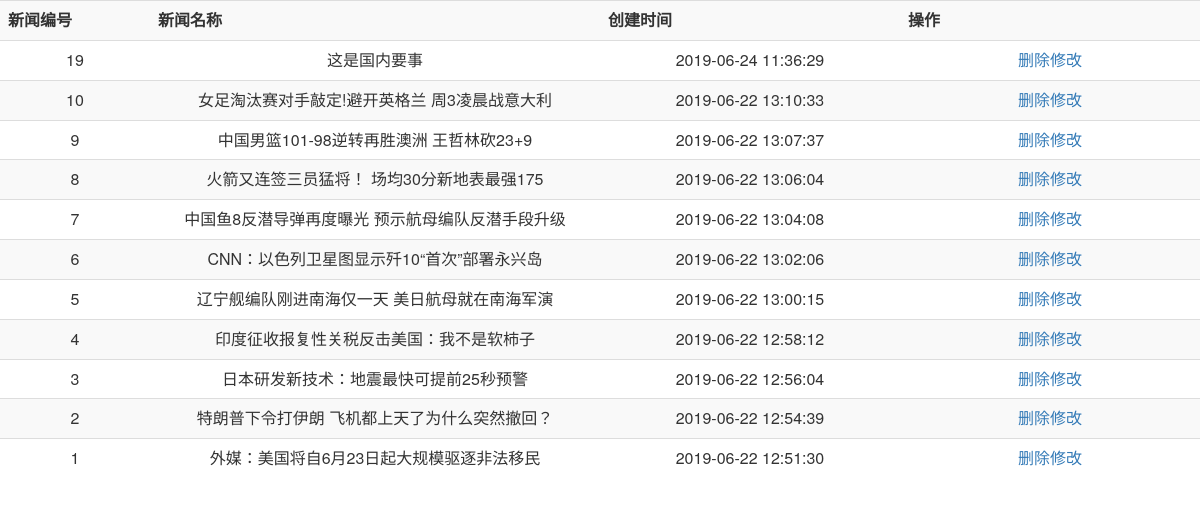
Page /admin/get_newslist.php on the committed database.
### tables this page shows
CREATE TABLE `t_news`  (
  `newId` int(11) NOT NULL AUTO_INCREMENT,
  `title` varchar(100) NULL DEFAULT NULL,
  `contents` longtext NULL,
  `userId` int(11) NULL DEFAULT NULL,
  `addTime` datetime(0) NULL DEFAULT NULL,
  `hitCounts` int(8) NULL DEFAULT NULL,
  `lanmuId` int(11) NULL DEFAULT NULL,
  `lanmuName` varchar(100) NULL DEFAULT NULL,
  `userName` varchar(16) NULL DEFAULT NULL,
  `delId` int(2) NOT NULL DEFAULT 1,
  PRIMARY KEY (`newId`) USING BTREE
);

### admin/get_newslist.php (the view, shortened to what this page needs)
<?php
    require "pdoConnect.php";
    $sql = "select * from t_news where delId=1 order by addTime desc";
    $res = $pdo->prepare($sql);
    $res -> execute();
    $sth = $res -> fetchAll();
    if(count($sth))
    {
        echo "<table class=\"table text-center table-striped\"> <tr>
          <th width=\"5%\">新闻编号</th>
          <th width=\"15%\">新闻名称</th>
          <th width=\"10%\">创建时间</th>
          <th width=\"10%\">操作</th>
        </tr>";
        foreach ($sth as $row){
            $str = $row['newId'];
            echo '<tr>';
            echo '<td>'.$row['newId'].'</td><td>'.$row['title'].'</td><td>'.$row['addTime'].'</td>';
            echo '<td><div class="button-group"><a class="button border-red" href="del_newslist.php?newId='.$str.'"><span class="icon-trash-o"></span>删除</a><a class="button border-main" href="setNews.php?newId='.$str.'"><span class="icon-edit"></span>修改</a></div></td>';
        }
        echo "</table>";
    }
    else {
        echo '没有你想要的东西';
    }

### rows in the picture
t_news: newId "19", title "这是国内要事", addTime "2019-06-24 11:36:29"
t_news: newId "10", title "女足淘汰赛对手敲定!避开英格兰 周3凌晨战意大利", addTime "2019-06-22 13:10:33"
t_news: newId "9", title "中国男篮101-98逆转再胜澳洲 王哲林砍23+9", addTime "2019-06-22 13:07:37"
t_news: newId "8", title "火箭又连签三员猛将！ 场均30分新地表最强175", addTime "2019-06-22 13:06:04"
t_news: newId "7", title "中国鱼8反潜导弹再度曝光 预示航母编队反潜手段升级", addTime "2019-06-22 13:04:08"
t_news: newId "6", title "CNN：以色列卫星图显示歼10“首次”部署永兴岛", addTime "2019-06-22 13:02:06"
t_news: newId "5", title "辽宁舰编队刚进南海仅一天 美日航母就在南海军演", addTime "2019-06-22 13:00:15"
t_news: newId "4", title "印度征收报复性关税反击美国：我不是软柿子", addTime "2019-06-22 12:58:12"
t_news: newId "3", title "日本研发新技术：地震最快可提前25秒预警", addTime "2019-06-22 12:56:04"
t_news: newId "2", title "特朗普下令打伊朗 飞机都上天了为什么突然撤回？", addTime "2019-06-22 12:54:39"
t_news: newId "1", title "外媒：美国将自6月23日起大规模驱逐非法移民", addTime "2019-06-22 12:51:30"
